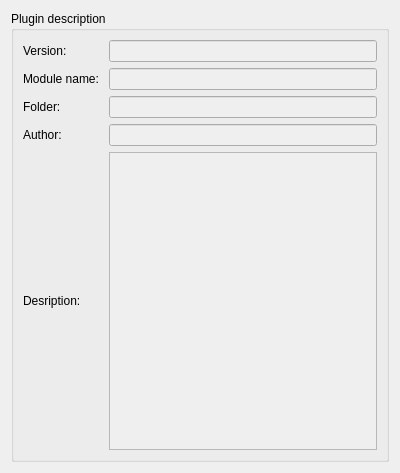
<?xml version="1.0" encoding="UTF-8"?>
<ui version="4.0">
 <class>AboutPage</class>
 <widget class="QWidget" name="AboutPage">
  <property name="geometry">
   <rect>
    <x>0</x>
    <y>0</y>
    <width>400</width>
    <height>473</height>
   </rect>
  </property>
  <property name="windowTitle">
   <string>Form</string>
  </property>
  <layout class="QVBoxLayout" name="verticalLayout">
   <item>
    <widget class="QGroupBox" name="descGB">
     <property name="title">
      <string>Plugin description</string>
     </property>
     <layout class="QGridLayout" name="gridLayout">
      <item row="0" column="0">
       <widget class="QLabel" name="version_label">
        <property name="text">
         <string>Version: </string>
        </property>
       </widget>
      </item>
      <item row="0" column="1">
       <widget class="QLineEdit" name="version_le">
        <property name="palette">
         <palette>
          <active>
           <colorrole role="Base">
            <brush brushstyle="SolidPattern">
             <color alpha="255">
              <red>239</red>
              <green>239</green>
              <blue>239</blue>
             </color>
            </brush>
           </colorrole>
          </active>
          <inactive>
           <colorrole role="Base">
            <brush brushstyle="SolidPattern">
             <color alpha="255">
              <red>239</red>
              <green>239</green>
              <blue>239</blue>
             </color>
            </brush>
           </colorrole>
          </inactive>
          <disabled>
           <colorrole role="Base">
            <brush brushstyle="SolidPattern">
             <color alpha="255">
              <red>244</red>
              <green>244</green>
              <blue>244</blue>
             </color>
            </brush>
           </colorrole>
          </disabled>
         </palette>
        </property>
        <property name="readOnly">
         <bool>true</bool>
        </property>
       </widget>
      </item>
      <item row="1" column="0">
       <widget class="QLabel" name="module_name_label">
        <property name="text">
         <string>Module name: </string>
        </property>
       </widget>
      </item>
      <item row="1" column="1">
       <widget class="QLineEdit" name="module_name_le">
        <property name="palette">
         <palette>
          <active>
           <colorrole role="Base">
            <brush brushstyle="SolidPattern">
             <color alpha="255">
              <red>239</red>
              <green>239</green>
              <blue>239</blue>
             </color>
            </brush>
           </colorrole>
          </active>
          <inactive>
           <colorrole role="Base">
            <brush brushstyle="SolidPattern">
             <color alpha="255">
              <red>239</red>
              <green>239</green>
              <blue>239</blue>
             </color>
            </brush>
           </colorrole>
          </inactive>
          <disabled>
           <colorrole role="Base">
            <brush brushstyle="SolidPattern">
             <color alpha="255">
              <red>244</red>
              <green>244</green>
              <blue>244</blue>
             </color>
            </brush>
           </colorrole>
          </disabled>
         </palette>
        </property>
        <property name="readOnly">
         <bool>true</bool>
        </property>
       </widget>
      </item>
      <item row="2" column="0">
       <widget class="QLabel" name="folder_label">
        <property name="text">
         <string>Folder: </string>
        </property>
       </widget>
      </item>
      <item row="2" column="1">
       <widget class="QLineEdit" name="folder_le">
        <property name="palette">
         <palette>
          <active>
           <colorrole role="Base">
            <brush brushstyle="SolidPattern">
             <color alpha="255">
              <red>239</red>
              <green>239</green>
              <blue>239</blue>
             </color>
            </brush>
           </colorrole>
          </active>
          <inactive>
           <colorrole role="Base">
            <brush brushstyle="SolidPattern">
             <color alpha="255">
              <red>239</red>
              <green>239</green>
              <blue>239</blue>
             </color>
            </brush>
           </colorrole>
          </inactive>
          <disabled>
           <colorrole role="Base">
            <brush brushstyle="SolidPattern">
             <color alpha="255">
              <red>244</red>
              <green>244</green>
              <blue>244</blue>
             </color>
            </brush>
           </colorrole>
          </disabled>
         </palette>
        </property>
        <property name="readOnly">
         <bool>true</bool>
        </property>
       </widget>
      </item>
      <item row="3" column="0">
       <widget class="QLabel" name="author_label">
        <property name="text">
         <string>Author: </string>
        </property>
       </widget>
      </item>
      <item row="3" column="1">
       <widget class="QLineEdit" name="author_le">
        <property name="palette">
         <palette>
          <active>
           <colorrole role="Base">
            <brush brushstyle="SolidPattern">
             <color alpha="255">
              <red>239</red>
              <green>239</green>
              <blue>239</blue>
             </color>
            </brush>
           </colorrole>
          </active>
          <inactive>
           <colorrole role="Base">
            <brush brushstyle="SolidPattern">
             <color alpha="255">
              <red>239</red>
              <green>239</green>
              <blue>239</blue>
             </color>
            </brush>
           </colorrole>
          </inactive>
          <disabled>
           <colorrole role="Base">
            <brush brushstyle="SolidPattern">
             <color alpha="255">
              <red>244</red>
              <green>244</green>
              <blue>244</blue>
             </color>
            </brush>
           </colorrole>
          </disabled>
         </palette>
        </property>
        <property name="readOnly">
         <bool>true</bool>
        </property>
       </widget>
      </item>
      <item row="4" column="0">
       <widget class="QLabel" name="desc_label">
        <property name="text">
         <string>Desription: </string>
        </property>
       </widget>
      </item>
      <item row="4" column="1">
       <widget class="QTextEdit" name="desc_te">
        <property name="palette">
         <palette>
          <active>
           <colorrole role="Base">
            <brush brushstyle="SolidPattern">
             <color alpha="255">
              <red>239</red>
              <green>239</green>
              <blue>239</blue>
             </color>
            </brush>
           </colorrole>
          </active>
          <inactive>
           <colorrole role="Base">
            <brush brushstyle="SolidPattern">
             <color alpha="255">
              <red>239</red>
              <green>239</green>
              <blue>239</blue>
             </color>
            </brush>
           </colorrole>
          </inactive>
          <disabled>
           <colorrole role="Base">
            <brush brushstyle="SolidPattern">
             <color alpha="255">
              <red>244</red>
              <green>244</green>
              <blue>244</blue>
             </color>
            </brush>
           </colorrole>
          </disabled>
         </palette>
        </property>
        <property name="readOnly">
         <bool>true</bool>
        </property>
       </widget>
      </item>
     </layout>
    </widget>
   </item>
  </layout>
 </widget>
 <resources/>
 <connections/>
</ui>
